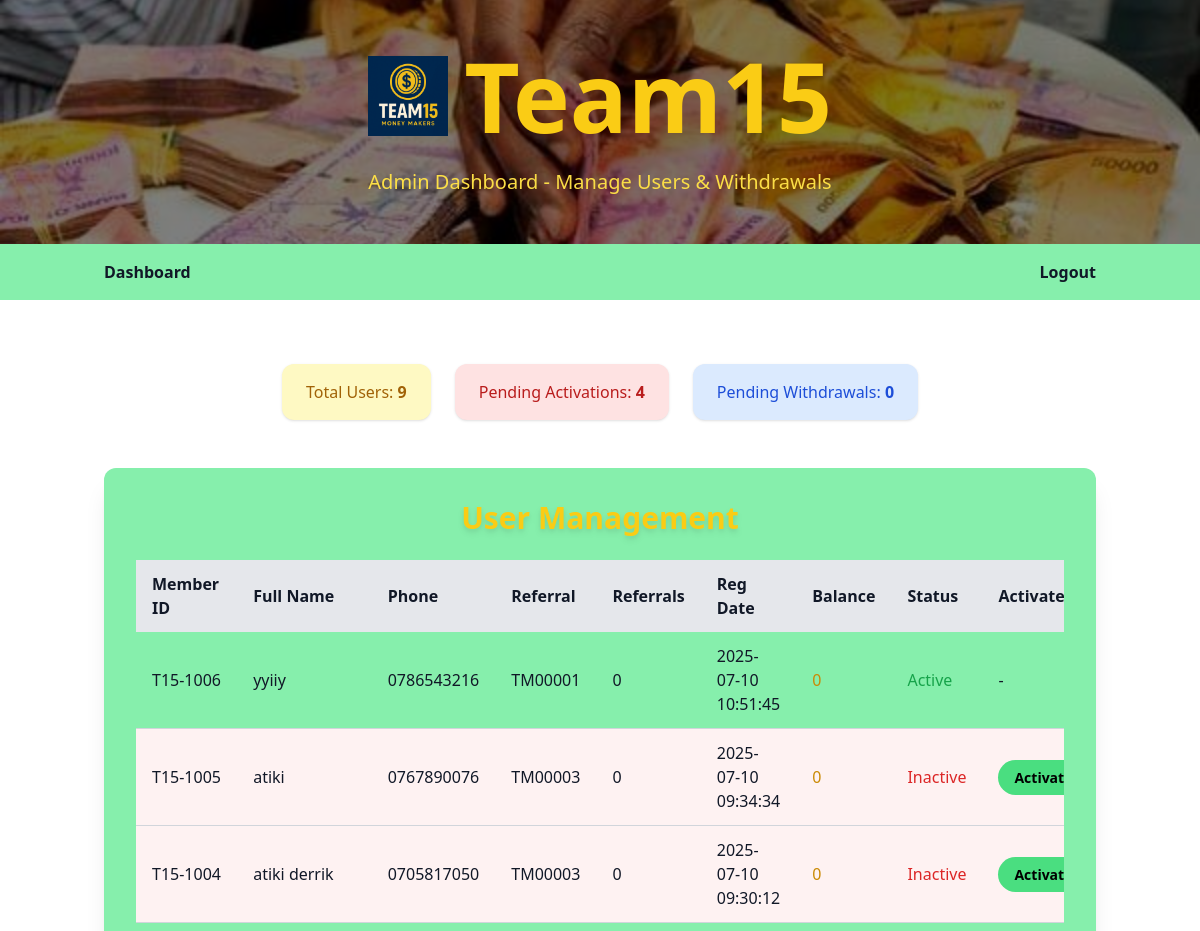
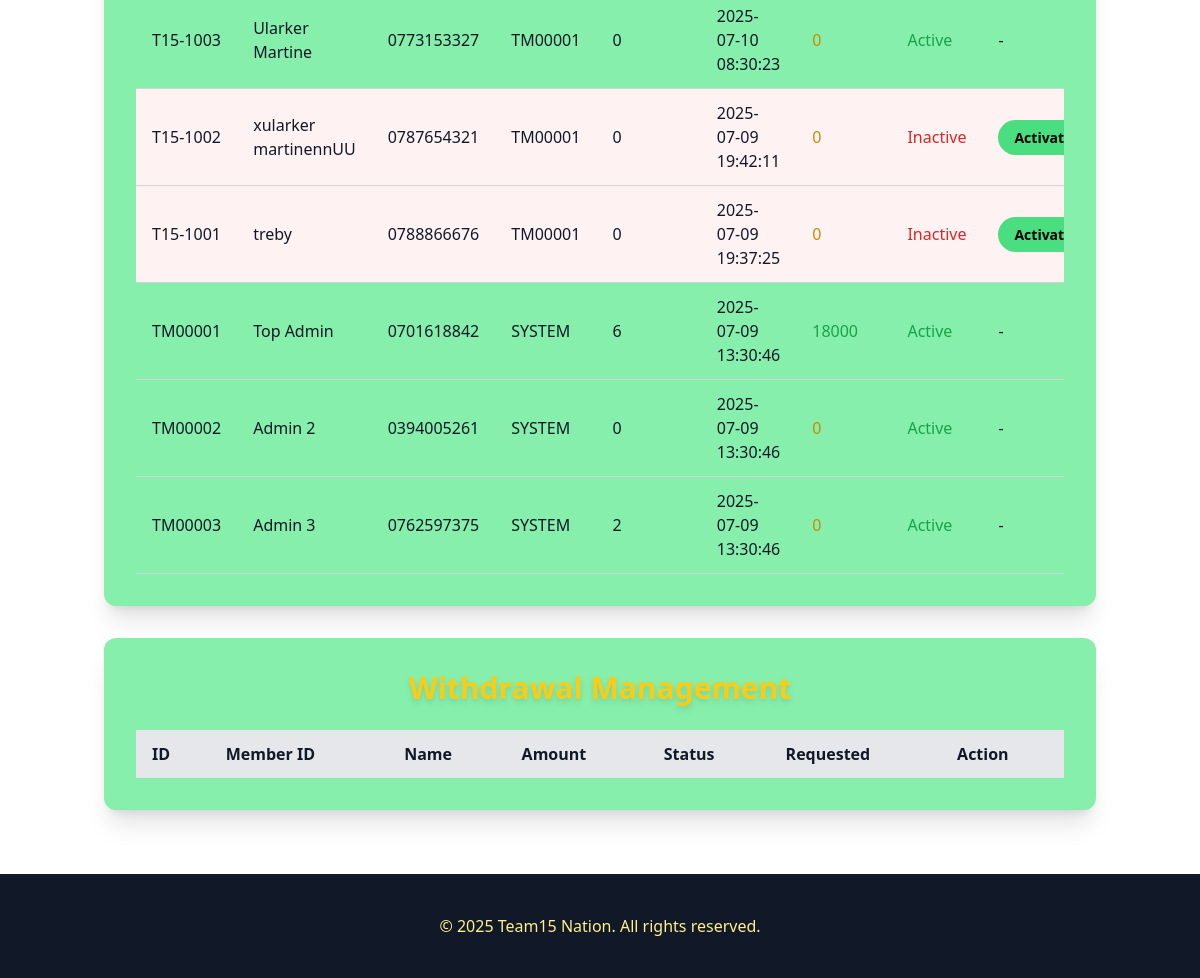
The page /admin/dashboard (signed in) on the database its author committed (2 pictures, top to bottom).
### tables this page shows
CREATE TABLE users
                     (id INTEGER PRIMARY KEY AUTOINCREMENT,
                      fullname TEXT NOT NULL,
                      phone TEXT NOT NULL UNIQUE,
                      referral_id TEXT NOT NULL,
                      password TEXT NOT NULL,
                      is_active INTEGER DEFAULT 1,
                      balance INTEGER DEFAULT 0,
                      member_id TEXT UNIQUE,
                      registration_date TEXT,
                      activated_by TEXT,
                      activation_date TEXT,
                      is_admin INTEGER DEFAULT 0);

### app.py (the view)
@app.route('/admin/dashboard')
@admin_login_required
def admin_dashboard():
    with get_db_connection() as conn:
        c = conn.cursor()
        c.execute('''SELECT u.*, COUNT(r.referred_id) as referrals_count
                     FROM users u
                     LEFT JOIN referrals r ON u.id = r.referrer_id
                     GROUP BY u.id
                     ORDER BY u.registration_date DESC''')
        users = c.fetchall()
        c.execute("SELECT COUNT(*) FROM users")
        total_users = c.fetchone()[0]
        c.execute("SELECT COUNT(*) FROM users WHERE is_active = 1")
        active_users = c.fetchone()[0]
        c.execute("SELECT COUNT(*) FROM users WHERE is_active = 0")
        pending_users = c.fetchone()[0]
        c.execute("SELECT SUM(balance) FROM users")
        total_balance = c.fetchone()[0] or 0
    return render_template('admin/dashboard.html',
                           users=users,
                           total_users=total_users,
                           active_users=active_users,
                           pending_users=pending_users,
                           total_balance=total_balance)

### app.py (called while the page is built)
def get_db_connection():
    conn = sqlite3.connect('team15.db')
    conn.row_factory = sqlite3.Row
    return conn

def admin_login_required(f):
    @wraps(f)
    def wrapper(*args, **kwargs):
        if 'logged_in' not in session or not session.get('is_admin'):
            flash('Admin access required', 'danger')
            return redirect(url_for('login'))
        return f(*args, **kwargs)
    return wrapper

### templates/admin/dashboard.html (shortened to what this page needs)
<!DOCTYPE html>
<html lang="en">
<head>
  <script src="https://cdn.tailwindcss.com"></script>
  <link rel="stylesheet" href="https://cdnjs.cloudflare.com/ajax/libs/font-awesome/6.4.2/css/all.min.css"/>
</head>
<body>
<header class="text-white py-12 relative">
  <div class="absolute inset-0 bg-cover bg-center z-[-1]" style="background-image: url('/static/images/your-header.jpg');">
    <div class="absolute inset-0 bg-black opacity-50"></div>
  </div>
  <div class="container mx-auto px-4 text-center animate-fadeInUp relative z-10">
    <div class="flex items-center justify-center mb-6">
      <img src="/static/images/team15-logo.png" alt="Team15 Logo" class="h-20 w-20 mr-4">
      <h1 class="text-7xl md:text-8xl font-extrabold text-yellow-400 drop-shadow-2xl">Team15</h1>
    </div>
    <p class="text-xl text-yellow-300">Admin Dashboard - Manage Users & Withdrawals</p>
  </div>
</header>
<nav class="bg-green-300 py-4">
  <div class="container mx-auto px-4 flex justify-between items-center">
    <div>
      <a href="{{ url_for('admin_dashboard') }}" class="text-gray-900 font-semibold hover:text-blue-600 mr-4">Dashboard</a>
    </div>
    <a href="{{ url_for('logout') }}" class="text-gray-900 font-semibold hover:text-blue-600">Logout</a>
  </div>
</nav>
<section class="py-16 bg-white animate-fadeInUp">
  <div class="container mx-auto px-4">
    <div class="flex flex-wrap justify-center gap-6 mb-12">
      <div class="bg-yellow-100 text-yellow-700 px-6 py-4 rounded-xl shadow">
        Total Users: <strong>{{ users|length }}</strong>
      </div>
      <div class="bg-red-100 text-red-700 px-6 py-4 rounded-xl shadow">
        Pending Activations: <strong>{{ users|selectattr('is_active', 'equalto', 0)|list|length }}</strong>
      </div>
      <div class="bg-blue-100 text-blue-700 px-6 py-4 rounded-xl shadow">
        Pending Withdrawals: <strong>{{ withdrawals|selectattr('status', 'equalto', 'pending')|list|length }}</strong>
      </div>
    </div>
    <div class="max-w-6xl mx-auto bg-green-300 rounded-xl shadow-xl p-8 mb-8">
      <h2 class="text-3xl font-extrabold text-center text-yellow-400 mb-6 drop-shadow-md">User Management</h2>
      <div class="overflow-x-auto">
        <table class="w-full text-left text-gray-900">
          <thead class="bg-gray-200">
            <tr>
              <th class="px-4 py-3">Member ID</th>
              <th class="px-4 py-3">Full Name</th>
              <th class="px-4 py-3">Phone</th>
              <th class="px-4 py-3">Referral</th>
              <th class="px-4 py-3">Referrals</th>
              <th class="px-4 py-3">Reg Date</th>
              <th class="px-4 py-3">Balance</th>
              <th class="px-4 py-3">Status</th>
              <th class="px-4 py-3">Activate</th>
            </tr>
          </thead>
          <tbody>
            {% for user in users %}
            <tr class="border-b border-gray-300 {% if not user.is_active %}bg-red-50{% endif %}">
              <td class="px-4 py-3">{{ user.member_id }}</td>
              <td class="px-4 py-3">{{ user.fullname }}</td>
              <td class="px-4 py-3">{{ user.phone }}</td>
              <td class="px-4 py-3">{{ user.referral_id }}</td>
              <td class="px-4 py-3">{{ user.referrals_count }}</td>
              <td class="px-4 py-3">{{ user.registration_date }}</td>
              <td class="px-4 py-3">
                {% if user.balance > 0 %}
                  <span class="text-green-600">{{ user.balance }}</span>
                {% else %}
                  <span class="text-yellow-600">0</span>
                {% endif %}
              </td>
              <td class="px-4 py-3">
                {% if user.is_active %}
                  <span class="text-green-600">Active</span>
                {% else %}
                  <span class="text-red-600">Inactive</span>
                {% endif %}
              </td>
              <td class="px-4 py-3">
                {% if not user.is_active %}
                  <a href="{{ url_for('admin_activate_user', user_id=user.id) }}"
                     class="bg-green-400 text-black px-4 py-2 rounded-full text-sm font-semibold hover:bg-green-500 animate-pulse transition duration-300">
                    Activate
                  </a>
                {% else %}
                  <span>-</span>
                {% endif %}
              </td>
            </tr>
            {% endfor %}
          </tbody>
        </table>
      </div>
    </div>
    <div class="max-w-6xl mx-auto bg-green-300 rounded-xl shadow-xl p-8">
      <h2 class="text-3xl font-extrabold text-center text-yellow-400 mb-6 drop-shadow-md">Withdrawal Management</h2>
      <div class="overflow-x-auto">
        <table class="w-full text-left text-gray-900">
          <thead class="bg-gray-200">
            <tr>
              <th class="px-4 py-3">ID</th>
              <th class="px-4 py-3">Member ID</th>
              <th class="px-4 py-3">Name</th>
              <th class="px-4 py-3">Amount</th>
              <th class="px-4 py-3">Status</th>
              <th class="px-4 py-3">Requested</th>
              <th class="px-4 py-3">Action</th>
            </tr>
          </thead>
        </table>
      </div>
    </div>
  </div>
</section>
<footer class="bg-gray-900 text-white py-10">
  <div class="container mx-auto px-4 text-center">
    <p class="text-yellow-200">© 2025 Team15 Nation. All rights reserved.</p>
  </div>
</footer>
</body>
</html>

### templates/admin/dashboard.html (style rules this page uses)
.animate-fadeInUp { animation: fadeInUp 0.8s ease-out forwards; }
.animate-pulse { animation: pulse 2s infinite; }

### rows shown on the page
users: member_id "T15-1006", fullname "yyiiy", phone "0786543216", referral_id "TM00001", referrals_count "0", registration_date "2025-07-10 10:51:45", balance "0", is_active "Active"
users: member_id "T15-1005", fullname "atiki", phone "0767890076", referral_id "TM00003", referrals_count "0", registration_date "2025-07-10 09:34:34", balance "0", is_active "Inactive"
users: member_id "T15-1004", fullname "atiki derrik", phone "0705817050", referral_id "TM00003", referrals_count "0", registration_date "2025-07-10 09:30:12", balance "0", is_active "Inactive"
users: member_id "T15-1003", fullname "Ularker Martine", phone "0773153327", referral_id "TM00001", referrals_count "0", registration_date "2025-07-10 08:30:23", balance "0", is_active "Active"
users: member_id "T15-1002", fullname "xularker martinennUU", phone "0787654321", referral_id "TM00001", referrals_count "0", registration_date "2025-07-09 19:42:11", balance "0", is_active "Inactive"
users: member_id "T15-1001", fullname "treby", phone "0788866676", referral_id "TM00001", referrals_count "0", registration_date "2025-07-09 19:37:25", balance "0", is_active "Inactive"
users: member_id "TM00001", fullname "Top Admin", phone "0701618842", referral_id "SYSTEM", referrals_count "6", registration_date "2025-07-09 13:30:46", balance "18000", is_active "Active"
users: member_id "TM00002", fullname "Admin 2", phone "0394005261", referral_id "SYSTEM", referrals_count "0", registration_date "2025-07-09 13:30:46", is_active "Active"
users: member_id "TM00003", fullname "Admin 3", phone "0762597375", referral_id "SYSTEM", referrals_count "2", registration_date "2025-07-09 13:30:46", balance "0", is_active "Active"

### other values the page prints
{{ users|length }} "9"
{{ users|selectattr('is_active', 'equalto', 0)|list|length }} "4"
{{ withdrawals|selectattr('status', 'equalto', 'pending')|list|length }} "0"
